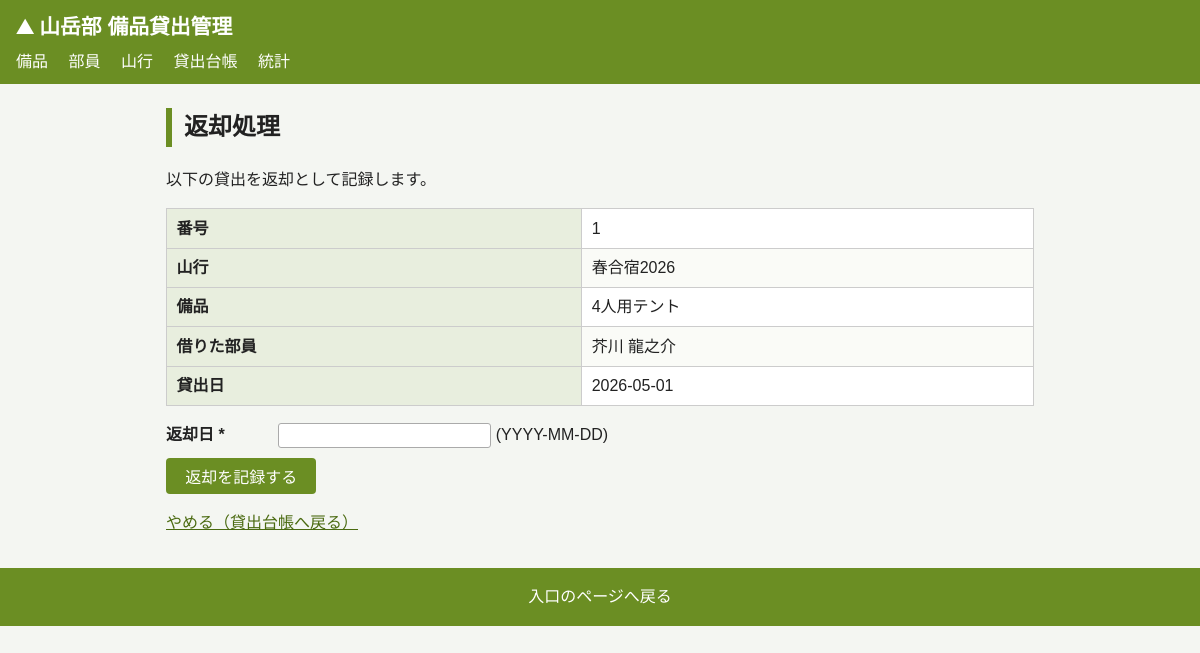
The app's page /loan-return/1 with its own data.
### tables this page shows
CREATE TABLE loans (                -- 貸出（備品×部員×山行の中間テーブル）
  loan_id      INTEGER PRIMARY KEY,
  equip_id     INTEGER NOT NULL,
  member_id    INTEGER NOT NULL,
  trip_id      INTEGER NOT NULL,
  lent_on      TEXT,
  due_on       TEXT,
  returned_on  TEXT,                       -- NULL = 未返却
  UNIQUE (equip_id, trip_id),              -- 同一備品を同一山行に二重貸出しない
  FOREIGN KEY (equip_id)  REFERENCES equipment(equip_id),
  FOREIGN KEY (member_id) REFERENCES members(member_id),
  FOREIGN KEY (trip_id)   REFERENCES trips(trip_id)
);

CREATE TABLE trips (                -- 山行
  trip_id     INTEGER PRIMARY KEY,
  trip_name   TEXT NOT NULL,
  destination TEXT,
  depart_on   TEXT,
  return_on   TEXT,
  style       TEXT
);

CREATE TABLE equipment (            -- 備品
  equip_id      INTEGER PRIMARY KEY,
  equip_name    TEXT NOT NULL,
  category      TEXT,
  maker_name    TEXT,
  purchased_on  TEXT,
  condition     TEXT
);

CREATE TABLE members (              -- 部員
  member_id   INTEGER PRIMARY KEY,
  name        TEXT NOT NULL,
  grade       INTEGER,
  role        TEXT,
  phone       TEXT,                 -- 先頭0や記号を保持するため文字列
  email       TEXT
);

### app.py (the view)
@app.route('/loan-return/<id>')
def loan_return(id: str) -> str:
    cur = get_db().cursor()
    try:
        id_num = int(id)
    except ValueError:
        return render_template('not-found.html', target='貸出')
    loan = cur.execute(
        'SELECT * FROM v_loan_status WHERE loan_id = ?', (id_num,)).fetchone()
    if loan is None:
        return render_template('not-found.html', target='貸出')
    return render_template('loan_return.html', loan=loan)

### app.py (called while the page is built)
def get_db() -> sqlite3.Connection:
    db = getattr(g, '_database', None)
    if db is None:
        db = g._database = sqlite3.connect(DATABASE)
        db.execute('PRAGMA foreign_keys = ON')  # 外部キー制約を有効化
        db.row_factory = sqlite3.Row            # カラム名でアクセスできるよう設定
    return db

@app.teardown_appcontext
def close_connection(exception: Optional[BaseException]) -> None:
    db = getattr(g, '_database', None)
    if db is not None:
        db.close()

### templates/loan_return.html (shortened to what this page needs)
{% extends 'layout.html' %}
{% block content %}
<h2>返却処理</h2>
<p>以下の貸出を返却として記録します。</p>
<table>
  <tr><th>番号</th><td>{{ loan.loan_id }}</td></tr>
  <tr><th>山行</th><td>{{ loan.trip_name }}</td></tr>
  <tr><th>備品</th><td>{{ loan.equip_name }}</td></tr>
  <tr><th>借りた部員</th><td>{{ loan.member_name }}</td></tr>
  <tr><th>貸出日</th><td>{{ loan.lent_on }}</td></tr>
</table>
<form method="POST" action="{{ url_for('loan_return_execute', id=loan.loan_id) }}">
  <p><label>返却日 *</label><input type="text" name="returned_on" value=""> (YYYY-MM-DD)</p>
  <p><input type="submit" value="返却を記録する"></p>
</form>
<p><a href="{{ url_for('loans') }}">やめる（貸出台帳へ戻る）</a></p>
{% endblock %}

### static/style.css (style rules this page uses)
* { box-sizing: border-box; }
body { font-family: "Hiragino Sans", "Yu Gothic", "Meiryo", sans-serif; margin: 0; color: #222; background: #f4f6f2; line-height: 1.6; }
h2 { border-left: 6px solid #6b8e23; padding-left: 0.5em; }
table { border-collapse: collapse; width: 100%; background: #fff; margin: 1em 0; }
th, td { border: 1px solid #ccc; padding: 0.4em 0.6em; text-align: left; }
th { background: #e8eede; }
tr:nth-child(even) td { background: #fafbf7; }
a { color: #4a6a10; }
form p { margin: 0.6em 0; }
label { display: inline-block; min-width: 7em; font-weight: bold; }
input[type=text], input[type=email], select { padding: 0.3em; border: 1px solid #aaa; border-radius: 3px; min-width: 16em; }
input[type=submit], button { padding: 0.4em 1.2em; background: #6b8e23; color: #fff; border: none; border-radius: 4px; cursor: pointer; font-size: 1em; }

### records on screen
loans: loan_id "1", lent_on "2026-05-01"
trips: trip_name "春合宿2026"
equipment: equip_name "4人用テント"
members: member_name "芥川 龍之介"
